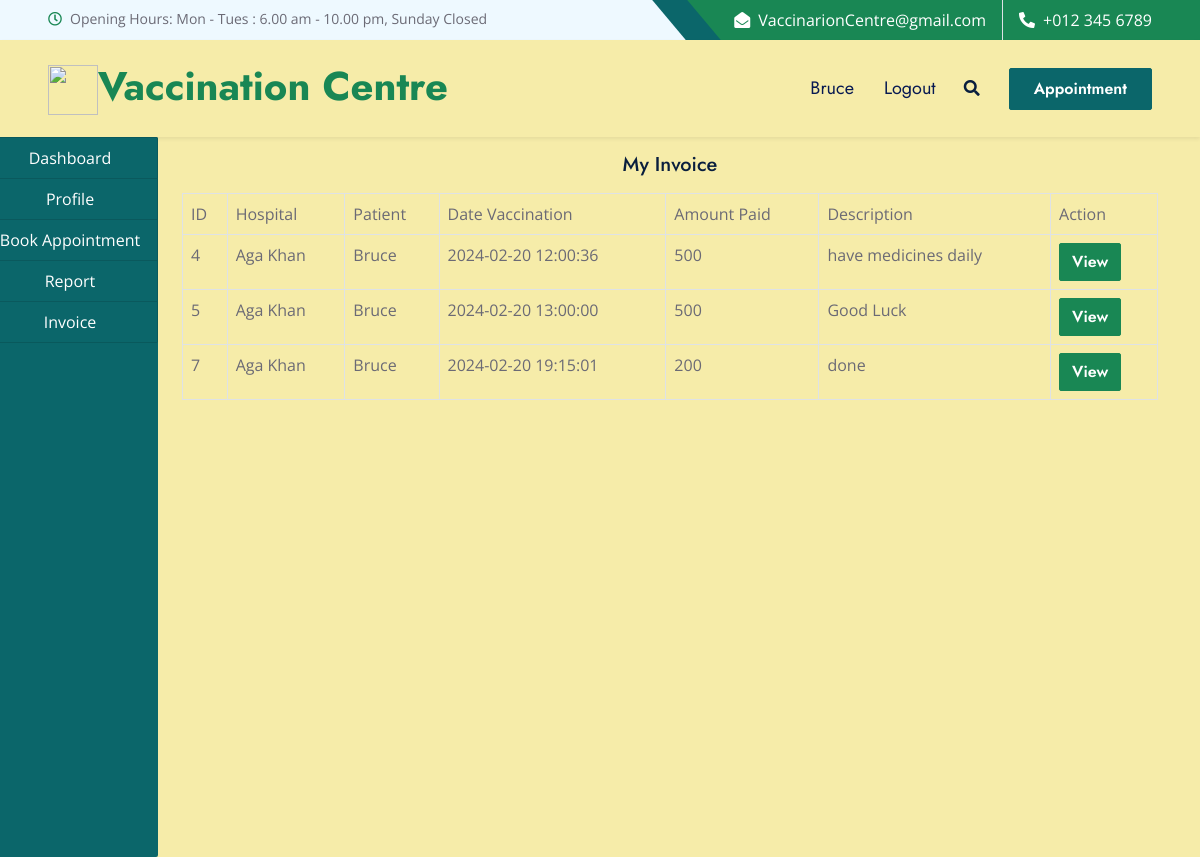
Page /patient/invoice.php (signed in) on the committed database.
### tables this page shows
CREATE TABLE `income` (
  `id` int(50) NOT NULL,
  `hospital` varchar(50) NOT NULL,
  `patient` varchar(50) NOT NULL,
  `date_vaccination` varchar(50) NOT NULL,
  `amount_paid` varchar(50) NOT NULL,
  `description` varchar(50) NOT NULL
);

### patient/invoice.php (the view, shortened to what this page needs)
<!DOCTYPE html>
<html lang="en">
<head>
    <link href="https://cdnjs.cloudflare.com/ajax/libs/font-awesome/5.10.0/css/all.min.css" rel="stylesheet">
    <link href="https://cdn.jsdelivr.net/npm/bootstrap-icons@1.4.1/font/bootstrap-icons.css" rel="stylesheet">
    <link href="../assets/lib/owlcarousel/assets/owl.carousel.min.css" rel="stylesheet">
    <link href="../assets/lib/animate/animate.min.css" rel="stylesheet">
    <link href="../assets/lib/tempusdominus/css/tempusdominus-bootstrap-4.min.css" rel="stylesheet" />
    <link href="../assets/lib/twentytwenty/twentytwenty.css" rel="stylesheet" />
    <link href="../assets/css/bootstrap.min.css" rel="stylesheet">
    <link href="../assets/css/style.css" rel="stylesheet">
</head>
<body>
    <?php
    include ("../include/header.php");
    include ("../include/connection.php");
    ?>
<div class="container-fluid">
    <div class="col-md-12">
        <div class="row">
            <div class="col-md-2" style="margin-left: -30px;">
                <?php
                    include("sidenav.php");
                ?>
            </div>
            <div class="col-md-10">
                <h5 class="text-center my-3">My Invoice</h5>
                <?php
$pat = $_SESSION['patient'];
$query = "SELECT * FROM patient WHERE firstname='$pat'";
$res = mysqli_query($connect,$query);
$row = mysqli_fetch_array($res);
$fname = $row['firstname'];
$querys = mysqli_query($connect,"SELECT * FROM income WHERE patient='$fname'");
$output = "";
$output .= "
<table class='table table-bordered'>
    <tr>
        <td>ID</td>
        <td>Hospital</td>
        <td>Patient</td>
        <td>Date Vaccination</td>
        <td>Amount Paid</td>
        <td>Description</td>
        <td>Action</td>
    </tr>
";
while ($row = mysqli_fetch_array($querys)) {
    $output .= "
    <tr>
        <td>" . $row['id'] . "</td>
        <td>" . $row['hospital'] . "</td>
        <td>" . $row['patient'] . "</td>
        <td>" . $row['date_vaccination'] . "</td>
        <td>" . $row['amount_paid'] . "</td>
        <td>" . $row['description'] . "</td>
        <td>
            <a href='view.php?id=" . $row['id'] ."'>
                <button class='btn btn-success'>View</button>
            </a>
        </td>
    ";
}
$output .= "</tr></table>";
echo $output;
?>
            </div>
        </div>
    </div>
</div>
</body>
</html>

### assets/css/style.css (style rules this page uses)
:root { --primary: #0B666A; --secondary: #F57E57; --light: #F6ECA9; --dark: #071952; }
h5, h6, .font-weight-medium { font-weight: 500 !important; }
.btn { font-family: 'Jost', sans-serif; font-weight: 600; transition: .5s; }

### rows in the picture
income: id "4", hospital "Aga Khan", patient "Bruce", date_vaccination "2024-02-20 12:00:36", amount_paid "500", description "have medicines daily"
income: id "5", hospital "Aga Khan", patient "Bruce", date_vaccination "2024-02-20 13:00:00", amount_paid "500", description "Good Luck"
income: id "7", hospital "Aga Khan", patient "Bruce", date_vaccination "2024-02-20 19:15:01", amount_paid "200", description "done"

### other values in the picture
$user "Bruce"
